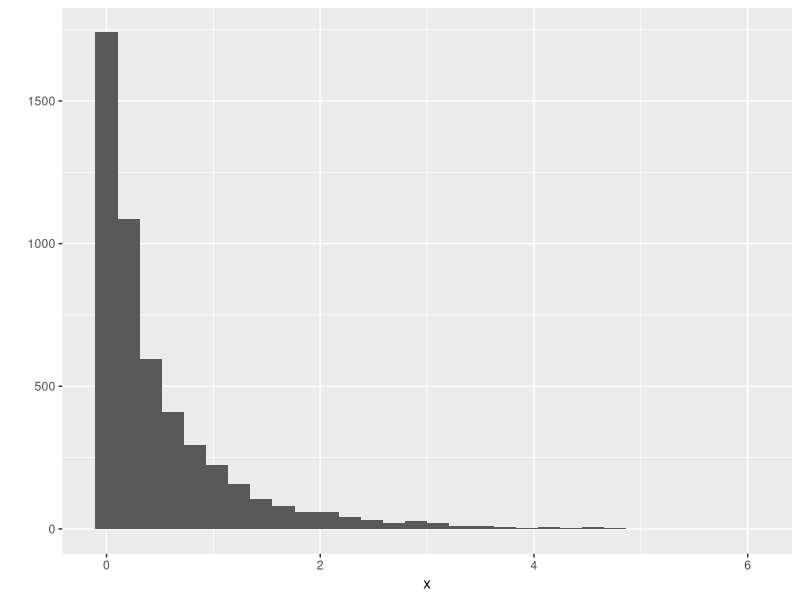

Write R code to recreate this figure. (Note: this script raises an error after producing the figure.)
library(ggplot2)
library(scales)
library(tibble)

x <- rgamma(5000, 0.5, 1); quantile(x); mean(x); qplot(x)

mydf <- tibble(TV=rnorm(5000, 0.5, 0.2), Radio=rgamma(5000, 0.5, 1)) %>% gather(Media, ROI)
group_by(mydf, Media) %>% summarise(Mean=mean(ROI), Min=min(ROI), Max=max(ROI),
                                    Median=median(ROI), Mass=sum(ROI>0.3)/n(),
                                    Sharpe=Mean/sd(ROI))
ggplot(mydf, aes(x=ROI, group=Media, fill=Media)) + geom_histogram() + theme_minimal() +
  scale_fill_brewer(type = "qual", palette = 6) + facet_grid(.~Media) + geom_vline(xintercept = 0.5) +
  ylab("Probability")
ggplot(mydf, aes(x=ROI, group=Media, fill=Media)) + geom_density(alpha=0.5) + theme_minimal(base_size = 15) +
  scale_fill_brewer(type = "qual", palette = 6) + facet_grid(.~Media) + geom_vline(xintercept = 0.5) +
  ylab("Probability")
ggplot(mydf, aes(x=ROI, group=Media, fill=Media)) + geom_density(alpha=0.5) + theme_minimal(base_size = 15) +
  scale_fill_brewer(type = "qual", palette = 6) + facet_grid(Media~.) + geom_vline(xintercept = 0.5) +
  ylab("Probability") + xlim(0, 3.5)
